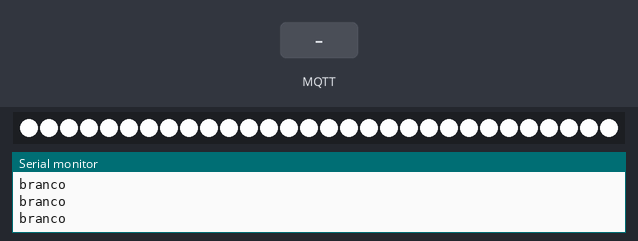
Bench run of a sketch on a simulated ESP8266 (NodeMCU). Shown: 30 RGB LEDs in strip order, left to right, the last lines printed to the serial monitor. Inputs (shaded band) come from the test bench. Dim RGB values are drawn brighter than linear; WiFi joins after 1.5 s; servers stay silent unless stated; no MQTT or app messages arrive unless stated.

Above: at 2.7 s.
2.8 s: MQTT message "snake" arrives on the first subscribed topic
At 4.7 s:
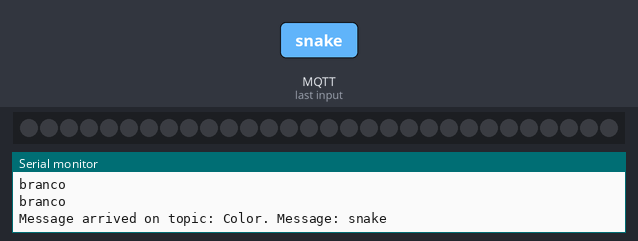
4.9 s: MQTT message "vermelho" arrives on the first subscribed topic
7.9 s: MQTT message "faded" arrives on the first subscribed topic
At 10.6 s:
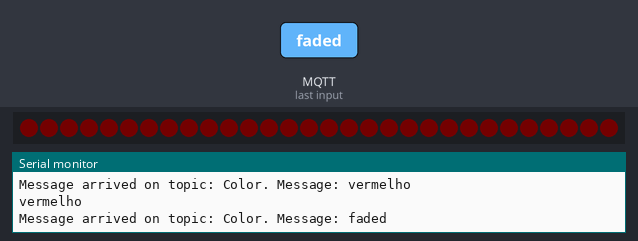
10.9 s: MQTT message "verde" arrives on the first subscribed topic
13.9 s: MQTT message "snake" arrives on the first subscribed topic
At 15.67 s:
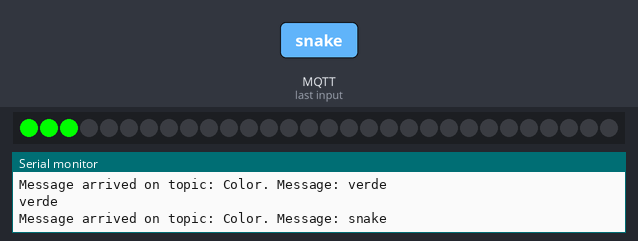
16.9 s: MQTT message "azul" arrives on the first subscribed topic
At 17.89 s:
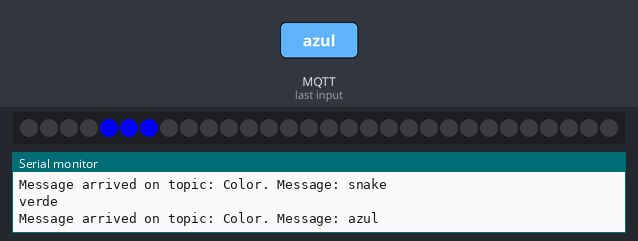
Timing chart, 0 to 19.9 s (numbered marks = the images above; inputs shaded):
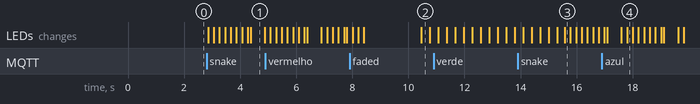

The sketch:

ControlLed.ino
```cpp
#include <Adafruit_NeoPixel.h>
#include <ESP8266WiFi.h>
#include <PubSubClient.h>

// REDE E MQTT
WiFiClient espClient;
PubSubClient client(espClient);
const char* ssid = "";
const char* password = "";
const char* mqtt_server = "";
long lastMsg = 0;
char msg[50];
int value = 0;
char * Sub = "Color";

String data = "branco";
String lastData = "";
String efeitos="";
#define LED_PIN 05
#define LED_COUNT 30
Adafruit_NeoPixel pixels(LED_COUNT, LED_PIN, NEO_GRB + NEO_KHZ800);

int brilho = 255;
uint32_t vermelho = pixels.Color(255, 0, 0);
uint32_t verde = pixels.Color(0, 255, 0);
uint32_t azul = pixels.Color(0, 0, 255);
uint32_t branco = pixels.Color(255, 255, 255);
uint32_t ciano = pixels.Color(0, 255, 255);
uint32_t amarelo = pixels.Color(255, 255, 0);
uint32_t magenta = pixels.Color(255, 0, 255);
uint32_t preto = pixels.Color(0, 0, 0);

void setup() {
   Serial.begin(9600);
  pixels.begin();
  pixels.setBrightness(brilho);
  pixels.show();
  mudarCor(data);
  setup_wifi();
  client.setServer(mqtt_server, 1883);
  client.setCallback(callback);
}

void loop() {
  if (!client.connected()) {
    reconnect();
  }
  client.loop();

  if(efeitos=="faded")
    faded(5);

  else if(efeitos=="snake")
    kamy_mary(100);
  else
     mudarCor(data);

  Serial.println(data);
}

void mudarCor(String color){
  if(color == "vermelho"){
     ledsOn(vermelho);
  }

  else if(color == "verde"){
    ledsOn(verde);
  }

  else if(color == "azul"){
    ledsOn(azul);
  }

  else if(color == "branco"){
    ledsOn(branco);
  }

  else if(color == "ciano"){
    ledsOn(ciano);
  }

  else if(color == "amarelo"){
    ledsOn(amarelo);
  }

  else if(color == "magenta"){
    ledsOn(magenta);
  }

  else if(color == "preto"){
    ledsOn(preto);
  }
  else {
    setBrilho(color);
    data = lastData;
  }

}

void diminuirBrilho(){
    if(brilho==0)
      return;

    brilho-=51;
    pixels.setBrightness(brilho);
    pixels.show();
}

void aumentarBrilho(){
    if(brilho==255)
      return;

    brilho+=51;
    pixels.setBrightness(brilho);
    pixels.show();
}

void ledsOn(uint32_t color){
  pixels.fill(color,0,LED_COUNT);
  pixels.show();
}

void setBrilho(String brilho){
   int num= brilho.toInt();
   pixels.setBrightness(num);
   pixels.show();
}

// EFEITOS


void faded(int lay){
  for(int i=brilho;i>=0;i--){
    pixels.setBrightness(i);
    pixels.show();
    delay(lay);
  }

  for(int i=0;i<=brilho;i++){
    pixels.setBrightness(i);
    mudarCor(data);
    pixels.show();
    delay(lay);
  }
}

// Efeito de Cobra
void kamy_mary(int time){
    pixels.clear();
    pixels.show();
    for(int i=0;i<LED_COUNT-(LED_COUNT/3);i++){
      pixels.fill(cor(data),i,i+3);
      if(i>0)
        pixels.fill(cor("preto"),i-1,i+1);
      pixels.show();
      delay(time);
    }
}

uint32_t cor(String color){
      if(color == "vermelho")
        return vermelho;

      if(color == "verde")
        return verde;

     if(color == "azul")
        return azul;

      if(color == "preto")
        return preto;

      if(color == "amarelo")
        return amarelo;

     if(color == "magenta")
        return magenta;

      if(color == "ciano")
        return ciano;

      if(color == "branco")
        return branco;
}

//WIFI CONNECTION
void setup_wifi() {
  delay(10);
  Serial.println();
  Serial.print("Conectando com ");
  Serial.println(ssid);

  WiFi.begin(ssid, password);

  while (WiFi.status() != WL_CONNECTED) {
    delay(500);
    Serial.print(".");
  }
  randomSeed(micros());
  Serial.println();
  Serial.println("WiFi conectado");
  Serial.println("Endereço de IP: ");
  Serial.println(WiFi.localIP());
}

void reconnect() {
  // Loop until we're reconnected
  while (!client.connected()) {
    Serial.print("Attempting MQTT connection...");
    // Attempt to connect
    if (client.connect("ESP8266Client")) {
      Serial.println("connected");
      // Subscribe
      client.subscribe(Sub);
    } else {
      Serial.print("failed, rc=");
      Serial.print(client.state());
      Serial.println(" try again in 5 seconds");
      // Wait 5 seconds before retrying
      delay(5000);
    }
  }
}

void callback(char* topic, byte* message, unsigned int length) {
  Serial.print("Message arrived on topic: ");
  Serial.print(topic);
  Serial.print(". Message: ");
  String messageTemp;

  for (int i = 0; i < length; i++) {
    Serial.print((char)message[i]);
    messageTemp += (char)message[i];
  }
  Serial.println();
  if(messageTemp.toInt())
    lastData = data;

  if(messageTemp=="snake" || messageTemp=="faded" || messageTemp=="static"){
    efeitos = messageTemp;
    return;
  }

  if(messageTemp != "++" && messageTemp!="--")
    data = messageTemp;

  if(messageTemp=="++"){
    aumentarBrilho();
    mudarCor(data);
  }

  if(messageTemp == "--"){
    diminuirBrilho();
    mudarCor(data);
  }


}
```

Measured:
- after the input at 2.8 s, the LEDs: first change after 0.05 s (image 1 shows a later state)
- after the input at 13.9 s, the LEDs: first differ from a run without the input after 1.7 s (image 3)
- after the input at 16.9 s, the LEDs: first differ from a run without the input after 0.70 s (image 4 shows a later state)
